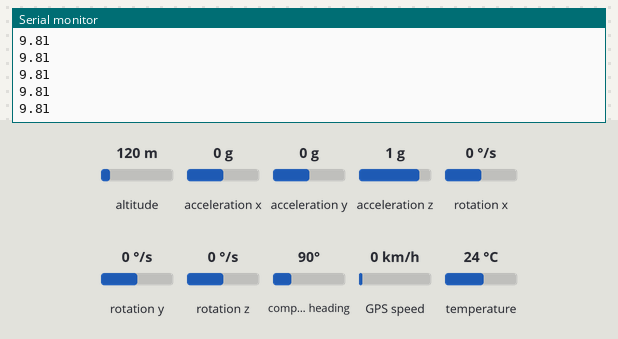
The sketch below on a simulated Arduino Mega 2560, built with avr-gcc and run on an emulated ATmega2560. On the bench: the last lines printed to the serial monitor. Inputs (shaded band) come from the test bench; at power-on: compass heading 90°, altitude 120 m, acceleration x 0 g, acceleration y 0 g, acceleration z 1 g, rotation x 0 °/s, rotation y 0 °/s, rotation z 0 °/s, GPS speed 0 km/h, temperature 24 °C. The GPS gets a fix after 3 s at 37.7749, -122.4194 with 8 satellites; no radio packets arrive unless stated.

Above: at 12.3 s.
12.4 s: compass heading set to 11°
At 12.59 s:
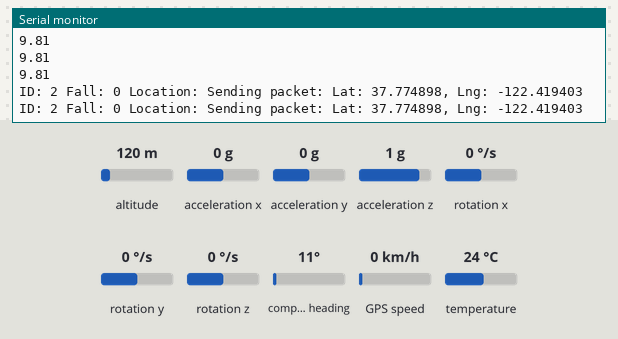
16.5 s: compass heading set to 8°
At 16.74 s:
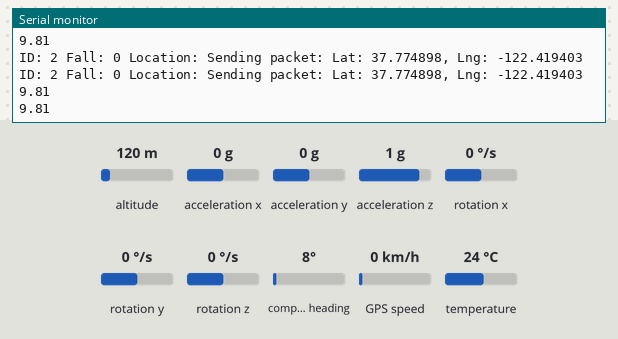

The sketch:

final.ino
```cpp
#include <Adafruit_MPU6050.h>
#include <Adafruit_Sensor.h>
#include <Wire.h>
#include <TinyGPSPlus.h>
#include <LoRa.h>
#include <SPI.h>

#define ss 5
#define rst 4
#define dio0 2

Adafruit_MPU6050 mpu;
TinyGPSPlus gps;

int count = 0, ID = 2;

void displayInfo(int flag)
{
    LoRa.beginPacket();
    Serial.print("ID: ");
    Serial.print(ID);
    LoRa.print(ID);
    LoRa.print(" ");

    Serial.print(" Fall: ");
    if (flag == 1) {
      Serial.println("Sending an E-mail");
      Serial.print(flag);
      LoRa.print(flag);
    }
    else {
      Serial.print(flag);
      LoRa.print(flag);
    }
    LoRa.print(" ");

    Serial.print(F(" Location: "));

    if (gps.location.isValid()) {
      Serial.print("Sending packet: ");
      Serial.print("Lat: ");
      Serial.print(gps.location.lat(), 6);
      Serial.print(F(", "));
      Serial.print("Lng: ");
      Serial.print(gps.location.lng(), 6);
      Serial.println();

      LoRa.print(gps.location.lat(), 6);
      LoRa.print((" "));
      LoRa.print(gps.location.lng(), 6);
      LoRa.println();
    }
    else {
      Serial.println(F("INVALID"));
    }
    LoRa.endPacket();
}

void setup() {
    Serial.begin(9600);
    while (!Serial);
    Serial.println("LoRa Sender");

    Serial2.begin(9600);
    while (!Serial2);
    Serial.println("gps Sender");

    LoRa.setPins(ss, rst, dio0);

    while (!LoRa.begin(433E6))
    {
      Serial.println(".");
      delay(500);
    }
    LoRa.setSyncWord(0xB1);
    Serial.println("LoRa Initializing OK!");

    if (!mpu.begin()) {
      Serial.println("Failed to find MPU6050 chip");
      while (1) {
        delay(10);
      }
    }
    Serial.println("MPU6050 Found!");

    mpu.setAccelerometerRange(MPU6050_RANGE_8_G);
    Serial.print("Accelerometer range set to: ");
    switch (mpu.getAccelerometerRange()) {
      case MPU6050_RANGE_2_G:
        Serial.println("+-2G");
        break;
      case MPU6050_RANGE_4_G:
        Serial.println("+-4G");
        break;
      case MPU6050_RANGE_8_G:
        Serial.println("+-8G");
        break;
      case MPU6050_RANGE_16_G:
        Serial.println("+-16G");
        break;
    }
    mpu.setGyroRange(MPU6050_RANGE_500_DEG);
    Serial.print("Gyro range set to: ");
    switch (mpu.getGyroRange()) {
      case MPU6050_RANGE_250_DEG:
        Serial.println("+- 250 deg/s");
        break;
      case MPU6050_RANGE_500_DEG:
        Serial.println("+- 500 deg/s");
        break;
      case MPU6050_RANGE_1000_DEG:
        Serial.println("+- 1000 deg/s");
        break;
      case MPU6050_RANGE_2000_DEG:
        Serial.println("+- 2000 deg/s");
        break;
    }

    mpu.setFilterBandwidth(MPU6050_BAND_5_HZ);
    Serial.print("Filter bandwidth set to: ");
    switch (mpu.getFilterBandwidth()) {
      case MPU6050_BAND_260_HZ:
        Serial.println("260 Hz");
        break;
      case MPU6050_BAND_184_HZ:
        Serial.println("184 Hz");
        break;
      case MPU6050_BAND_94_HZ:
        Serial.println("94 Hz");
        break;
      case MPU6050_BAND_44_HZ:
        Serial.println("44 Hz");
        break;
      case MPU6050_BAND_21_HZ:
        Serial.println("21 Hz");
        break;
      case MPU6050_BAND_10_HZ:
        Serial.println("10 Hz");
        break;
      case MPU6050_BAND_5_HZ:
        Serial.println("5 Hz");
        break;
    }
}

void loop() {
    // updateSerial();
    sensors_event_t a, g, temp;
    mpu.getEvent(&a, &g, &temp);
    float mean = pow(pow(a.acceleration.x, 2) + pow(a.acceleration.y, 2) + pow(a.acceleration.z, 2), 0.5);
    Serial.println(mean);
    if (mean < 1.5) {
      count++;

      if (count > 0) {
        while (Serial2.available() > 0)
          if (gps.encode(Serial2.read()))
            displayInfo(1);

        if (millis() > 5000 && gps.charsProcessed() < 10) {
          Serial.println(F("No GPS detected: check wiring."));
        }
      }
    }
    else {
      count = 0;
      while (Serial2.available() > 0)
          if (gps.encode(Serial2.read()))
            displayInfo(0);

       if (millis() > 5000 && gps.charsProcessed() < 10) {
         Serial.println(F("No GPS detected: check wiring."));
        }
    }

//    LoRa.beginPacket();
//    LoRa.print(mean);
//    LoRa.println();
//    LoRa.endPacket();
    delay(100);
}

void updateSerial() {
    delay(500);
    while (Serial.available()) {
      Serial2.write(Serial.read());  // Forward what Serial received to Software Serial Port
    }
    while (Serial2.available()) {
      Serial.write(Serial2.read());  // Forward what Software Serial received to Serial Port
    }
}
```

Measured:
- the behaviour switches between 10 and 9° on compass heading (found by bisection; images 1 and 2)
